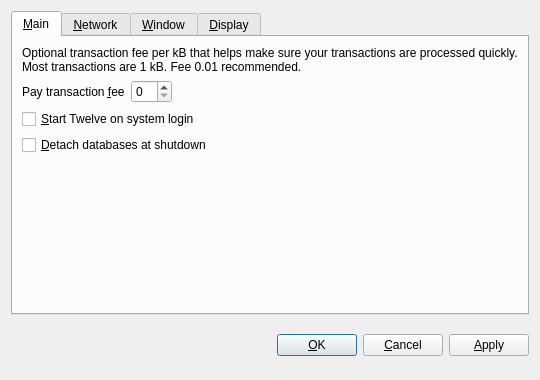
<?xml version="1.0" encoding="UTF-8"?>
<ui version="4.0">
 <class>OptionsDialog</class>
 <widget class="QDialog" name="OptionsDialog">
  <property name="geometry">
   <rect>
    <x>0</x>
    <y>0</y>
    <width>540</width>
    <height>380</height>
   </rect>
  </property>
  <property name="windowTitle">
   <string>Options</string>
  </property>
  <property name="modal">
   <bool>true</bool>
  </property>
  <layout class="QVBoxLayout" name="verticalLayout">
   <item>
    <widget class="QTabWidget" name="tabWidget">
     <property name="tabPosition">
      <enum>QTabWidget::North</enum>
     </property>
     <property name="currentIndex">
      <number>0</number>
     </property>
     <widget class="QWidget" name="tabMain">
      <attribute name="title">
       <string>&amp;Main</string>
      </attribute>
      <layout class="QVBoxLayout" name="verticalLayout_Main">
       <item>
        <widget class="QLabel" name="transactionFeeInfoLabel">
         <property name="text">
          <string>Optional transaction fee per kB that helps make sure your transactions are processed quickly. Most transactions are 1 kB. Fee 0.01 recommended.</string>
         </property>
         <property name="textFormat">
          <enum>Qt::PlainText</enum>
         </property>
         <property name="wordWrap">
          <bool>true</bool>
         </property>
        </widget>
       </item>
       <item>
        <layout class="QHBoxLayout" name="horizontalLayout_Main">
         <item>
          <widget class="QLabel" name="transactionFeeLabel">
           <property name="text">
            <string>Pay transaction &amp;fee</string>
           </property>
           <property name="textFormat">
            <enum>Qt::PlainText</enum>
           </property>
           <property name="buddy">
            <cstring>transactionFee</cstring>
           </property>
          </widget>
         </item>
         <item>
          <widget class="BitcoinAmountField" name="transactionFee"/>
         </item>
         <item>
          <spacer name="horizontalSpacer_Main">
           <property name="orientation">
            <enum>Qt::Horizontal</enum>
           </property>
           <property name="sizeHint" stdset="0">
            <size>
             <width>40</width>
             <height>20</height>
            </size>
           </property>
          </spacer>
         </item>
        </layout>
       </item>
       <item>
        <widget class="QCheckBox" name="bitcoinAtStartup">
         <property name="toolTip">
          <string>Automatically start Twelve after logging in to the system.</string>
         </property>
         <property name="text">
          <string>&amp;Start Twelve on system login</string>
         </property>
        </widget>
       </item>
       <item>
        <widget class="QCheckBox" name="detachDatabases">
         <property name="toolTip">
          <string>Detach block and address databases at shutdown. This means they can be moved to another data directory, but it slows down shutdown. The wallet is always detached.</string>
         </property>
         <property name="text">
          <string>&amp;Detach databases at shutdown</string>
         </property>
        </widget>
       </item>
       <item>
        <spacer name="verticalSpacer_Main">
         <property name="orientation">
          <enum>Qt::Vertical</enum>
         </property>
         <property name="sizeHint" stdset="0">
          <size>
           <width>20</width>
           <height>40</height>
          </size>
         </property>
        </spacer>
       </item>
      </layout>
     </widget>
     <widget class="QWidget" name="tabNetwork">
      <attribute name="title">
       <string>&amp;Network</string>
      </attribute>
      <layout class="QVBoxLayout" name="verticalLayout_Network">
       <item>
        <widget class="QCheckBox" name="mapPortUpnp">
         <property name="toolTip">
          <string>Automatically open the Twelve client port on the router. This only works when your router supports UPnP and it is enabled.</string>
         </property>
         <property name="text">
          <string>Map port using &amp;UPnP</string>
         </property>
        </widget>
       </item>
       <item>
        <widget class="QCheckBox" name="connectSocks">
         <property name="toolTip">
          <string>Connect to the Twelve network through a SOCKS proxy (e.g. when connecting through Tor).</string>
         </property>
         <property name="text">
          <string>&amp;Connect through SOCKS proxy:</string>
         </property>
        </widget>
       </item>
       <item>
        <layout class="QHBoxLayout" name="horizontalLayout_Network">
         <item>
          <widget class="QLabel" name="proxyIpLabel">
           <property name="text">
            <string>Proxy &amp;IP:</string>
           </property>
           <property name="textFormat">
            <enum>Qt::PlainText</enum>
           </property>
           <property name="buddy">
            <cstring>proxyIp</cstring>
           </property>
          </widget>
         </item>
         <item>
          <widget class="QValidatedLineEdit" name="proxyIp">
           <property name="maximumSize">
            <size>
             <width>140</width>
             <height>16777215</height>
            </size>
           </property>
           <property name="toolTip">
            <string>IP address of the proxy (e.g. 127.0.0.1)</string>
           </property>
          </widget>
         </item>
         <item>
          <widget class="QLabel" name="proxyPortLabel">
           <property name="text">
            <string>&amp;Port:</string>
           </property>
           <property name="textFormat">
            <enum>Qt::PlainText</enum>
           </property>
           <property name="buddy">
            <cstring>proxyPort</cstring>
           </property>
          </widget>
         </item>
         <item>
          <widget class="QLineEdit" name="proxyPort">
           <property name="maximumSize">
            <size>
             <width>55</width>
             <height>16777215</height>
            </size>
           </property>
           <property name="toolTip">
            <string>Port of the proxy (e.g. 9050)</string>
           </property>
          </widget>
         </item>
         <item>
          <widget class="QLabel" name="socksVersionLabel">
           <property name="text">
            <string>SOCKS &amp;Version:</string>
           </property>
           <property name="textFormat">
            <enum>Qt::PlainText</enum>
           </property>
           <property name="buddy">
            <cstring>socksVersion</cstring>
           </property>
          </widget>
         </item>
         <item>
          <widget class="QValueComboBox" name="socksVersion">
           <property name="toolTip">
            <string>SOCKS version of the proxy (e.g. 5)</string>
           </property>
          </widget>
         </item>
         <item>
          <spacer name="horizontalSpacer_Network">
           <property name="orientation">
            <enum>Qt::Horizontal</enum>
           </property>
           <property name="sizeHint" stdset="0">
            <size>
             <width>40</width>
             <height>20</height>
            </size>
           </property>
          </spacer>
         </item>
        </layout>
       </item>
       <item>
        <spacer name="verticalSpacer_Network">
         <property name="orientation">
          <enum>Qt::Vertical</enum>
         </property>
         <property name="sizeHint" stdset="0">
          <size>
           <width>20</width>
           <height>40</height>
          </size>
         </property>
        </spacer>
       </item>
      </layout>
     </widget>
     <widget class="QWidget" name="tabWindow">
      <attribute name="title">
       <string>&amp;Window</string>
      </attribute>
      <layout class="QVBoxLayout" name="verticalLayout_Window">
       <item>
        <widget class="QCheckBox" name="minimizeToTray">
         <property name="toolTip">
          <string>Show only a tray icon after minimizing the window.</string>
         </property>
         <property name="text">
          <string>&amp;Minimize to the tray instead of the taskbar</string>
         </property>
        </widget>
       </item>
       <item>
        <widget class="QCheckBox" name="minimizeOnClose">
         <property name="toolTip">
          <string>Minimize instead of exit the application when the window is closed. When this option is enabled, the application will be closed only after selecting Quit in the menu.</string>
         </property>
         <property name="text">
          <string>M&amp;inimize on close</string>
         </property>
        </widget>
       </item>
       <item>
        <spacer name="verticalSpacer_Window">
         <property name="orientation">
          <enum>Qt::Vertical</enum>
         </property>
         <property name="sizeHint" stdset="0">
          <size>
           <width>20</width>
           <height>40</height>
          </size>
         </property>
        </spacer>
       </item>
      </layout>
     </widget>
     <widget class="QWidget" name="tabDisplay">
      <attribute name="title">
       <string>&amp;Display</string>
      </attribute>
      <layout class="QVBoxLayout" name="verticalLayout_Display">
       <item>
        <layout class="QHBoxLayout" name="horizontalLayout_1_Display">
         <item>
          <widget class="QLabel" name="langLabel">
           <property name="text">
            <string>User Interface &amp;language:</string>
           </property>
           <property name="textFormat">
            <enum>Qt::PlainText</enum>
           </property>
           <property name="buddy">
            <cstring>lang</cstring>
           </property>
          </widget>
         </item>
         <item>
          <widget class="QValueComboBox" name="lang">
           <property name="toolTip">
            <string>The user interface language can be set here. This setting will take effect after restarting Twelve.</string>
           </property>
          </widget>
         </item>
        </layout>
       </item>
       <item>
        <layout class="QHBoxLayout" name="horizontalLayout_2_Display">
         <item>
          <widget class="QLabel" name="unitLabel">
           <property name="text">
            <string>&amp;Unit to show amounts in:</string>
           </property>
           <property name="textFormat">
            <enum>Qt::PlainText</enum>
           </property>
           <property name="buddy">
            <cstring>unit</cstring>
           </property>
          </widget>
         </item>
         <item>
          <widget class="QValueComboBox" name="unit">
           <property name="toolTip">
            <string>Choose the default subdivision unit to show in the interface and when sending coins.</string>
           </property>
          </widget>
         </item>
        </layout>
       </item>
       <item>
        <widget class="QCheckBox" name="displayAddresses">
         <property name="toolTip">
          <string>Whether to show Twelve addresses in the transaction list or not.</string>
         </property>
         <property name="text">
          <string>&amp;Display addresses in transaction list</string>
         </property>
        </widget>
       </item>
       <item>
        <widget class="QCheckBox" name="coinControlFeatures">
         <property name="toolTip">
          <string>Whether to show coin control features or not.</string>
         </property>
         <property name="text">
          <string>Display coin &amp;control features (experts only!)</string>
         </property>
        </widget>
       </item>
       <item>
        <spacer name="verticalSpacer_Display">
         <property name="orientation">
          <enum>Qt::Vertical</enum>
         </property>
         <property name="sizeHint" stdset="0">
          <size>
           <width>20</width>
           <height>40</height>
          </size>
         </property>
        </spacer>
       </item>
      </layout>
     </widget>
    </widget>
   </item>
   <item>
    <layout class="QHBoxLayout" name="horizontalLayout_Buttons">
     <item>
      <spacer name="horizontalSpacer_1">
       <property name="orientation">
        <enum>Qt::Horizontal</enum>
       </property>
       <property name="sizeHint" stdset="0">
        <size>
         <width>40</width>
         <height>48</height>
        </size>
       </property>
      </spacer>
     </item>
     <item>
      <widget class="QLabel" name="statusLabel">
       <property name="font">
        <font>
         <weight>75</weight>
         <bold>true</bold>
        </font>
       </property>
       <property name="text">
        <string/>
       </property>
       <property name="textFormat">
        <enum>Qt::PlainText</enum>
       </property>
       <property name="wordWrap">
        <bool>true</bool>
       </property>
      </widget>
     </item>
     <item>
      <spacer name="horizontalSpacer_2">
       <property name="orientation">
        <enum>Qt::Horizontal</enum>
       </property>
       <property name="sizeHint" stdset="0">
        <size>
         <width>40</width>
         <height>48</height>
        </size>
       </property>
      </spacer>
     </item>
     <item>
      <widget class="QPushButton" name="okButton">
       <property name="text">
        <string>&amp;OK</string>
       </property>
      </widget>
     </item>
     <item>
      <widget class="QPushButton" name="cancelButton">
       <property name="text">
        <string>&amp;Cancel</string>
       </property>
       <property name="autoDefault">
        <bool>false</bool>
       </property>
      </widget>
     </item>
     <item>
      <widget class="QPushButton" name="applyButton">
       <property name="text">
        <string>&amp;Apply</string>
       </property>
       <property name="autoDefault">
        <bool>false</bool>
       </property>
      </widget>
     </item>
    </layout>
   </item>
  </layout>
 </widget>
 <customwidgets>
  <customwidget>
   <class>BitcoinAmountField</class>
   <extends>QSpinBox</extends>
   <header>bitcoinamountfield.h</header>
  </customwidget>
  <customwidget>
   <class>QValueComboBox</class>
   <extends>QComboBox</extends>
   <header>qvaluecombobox.h</header>
  </customwidget>
  <customwidget>
   <class>QValidatedLineEdit</class>
   <extends>QLineEdit</extends>
   <header>qvalidatedlineedit.h</header>
  </customwidget>
 </customwidgets>
 <resources/>
 <connections/>
</ui>
